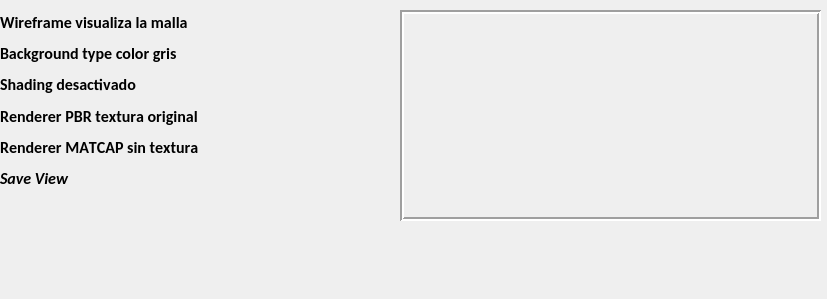
   <widget class="QWidget" name="page_2">
    <property name="geometry">
     <rect>
      <x>0</x>
      <y>0</y>
      <width>827</width>
      <height>299</height>
     </rect>
    </property>
    <attribute name="label">
     <string>Scene</string>
    </attribute>
    <widget class="QLabel" name="label_2">
     <property name="geometry">
      <rect>
       <x>400</x>
       <y>10</y>
       <width>421</width>
       <height>211</height>
      </rect>
     </property>
     <property name="frameShape">
      <enum>QFrame::Box</enum>
     </property>
     <property name="frameShadow">
      <enum>QFrame::Sunken</enum>
     </property>
     <property name="lineWidth">
      <number>2</number>
     </property>
     <property name="text">
      <string/>
     </property>
     <property name="pixmap">
      <pixmap>../icons/sk2.png</pixmap>
     </property>
     <property name="scaledContents">
      <bool>true</bool>
     </property>
    </widget>
    <widget class="QWidget" name="layoutWidget">
     <property name="geometry">
      <rect>
       <x>0</x>
       <y>10</y>
       <width>252</width>
       <height>181</height>
      </rect>
     </property>
     <layout class="QGridLayout" name="gridLayout_6">
      <item row="2" column="0">
       <widget class="QLabel" name="label_78">
        <property name="font">
         <font>
          <family>Calibri</family>
          <pointsize>12</pointsize>
          <weight>75</weight>
          <italic>false</italic>
          <bold>true</bold>
          <kerning>false</kerning>
         </font>
        </property>
        <property name="styleSheet">
         <string notr="true">color: rgb(0, 0, 0);</string>
        </property>
        <property name="text">
         <string>Shading desactivado</string>
        </property>
       </widget>
      </item>
      <item row="0" column="0">
       <widget class="QLabel" name="label_72">
        <property name="font">
         <font>
          <family>Calibri</family>
          <pointsize>12</pointsize>
          <weight>75</weight>
          <italic>false</italic>
          <bold>true</bold>
          <kerning>false</kerning>
         </font>
        </property>
        <property name="styleSheet">
         <string notr="true">color: rgb(0, 0, 0);</string>
        </property>
        <property name="text">
         <string>Wireframe visualiza la malla</string>
        </property>
       </widget>
      </item>
      <item row="3" column="0">
       <widget class="QLabel" name="label_79">
        <property name="font">
         <font>
          <family>Calibri</family>
          <pointsize>12</pointsize>
          <weight>75</weight>
          <italic>false</italic>
          <bold>true</bold>
          <kerning>false</kerning>
         </font>
        </property>
        <property name="styleSheet">
         <string notr="true">color: rgb(0, 0, 0);</string>
        </property>
        <property name="text">
         <string>Renderer PBR textura original</string>
        </property>
       </widget>
      </item>
      <item row="4" column="0">
       <widget class="QLabel" name="label_80">
        <property name="font">
         <font>
          <family>Calibri</family>
          <pointsize>12</pointsize>
          <weight>75</weight>
          <italic>false</italic>
          <bold>true</bold>
          <kerning>false</kerning>
         </font>
        </property>
        <property name="styleSheet">
         <string notr="true">color: rgb(0, 0, 0);</string>
        </property>
        <property name="text">
         <string>Renderer MATCAP sin textura</string>
        </property>
       </widget>
      </item>
      <item row="1" column="0">
       <widget class="QLabel" name="label_71">
        <property name="font">
         <font>
          <family>Calibri</family>
          <pointsize>12</pointsize>
          <weight>75</weight>
          <italic>false</italic>
          <bold>true</bold>
          <kerning>false</kerning>
         </font>
        </property>
        <property name="styleSheet">
         <string notr="true">color: rgb(0, 0, 0);</string>
        </property>
        <property name="text">
         <string>Background type color gris</string>
        </property>
       </widget>
      </item>
      <item row="5" column="0">
       <widget class="QLabel" name="label_88">
        <property name="font">
         <font>
          <family>Calibri</family>
          <pointsize>12</pointsize>
          <weight>75</weight>
          <italic>true</italic>
          <bold>true</bold>
          <kerning>false</kerning>
         </font>
        </property>
        <property name="styleSheet">
         <string notr="true">color: rgb(0, 0, 0);</string>
        </property>
        <property name="text">
         <string>Save View</string>
        </property>
       </widget>
      </item>
     </layout>
    </widget>
   </widget>
